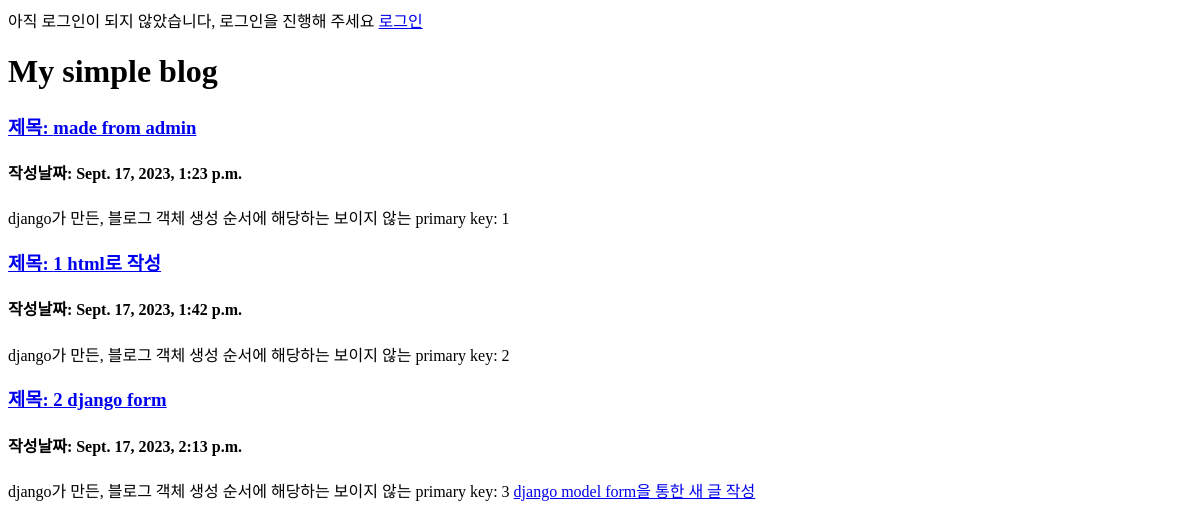
/, run on an earlier commit of the app's database.
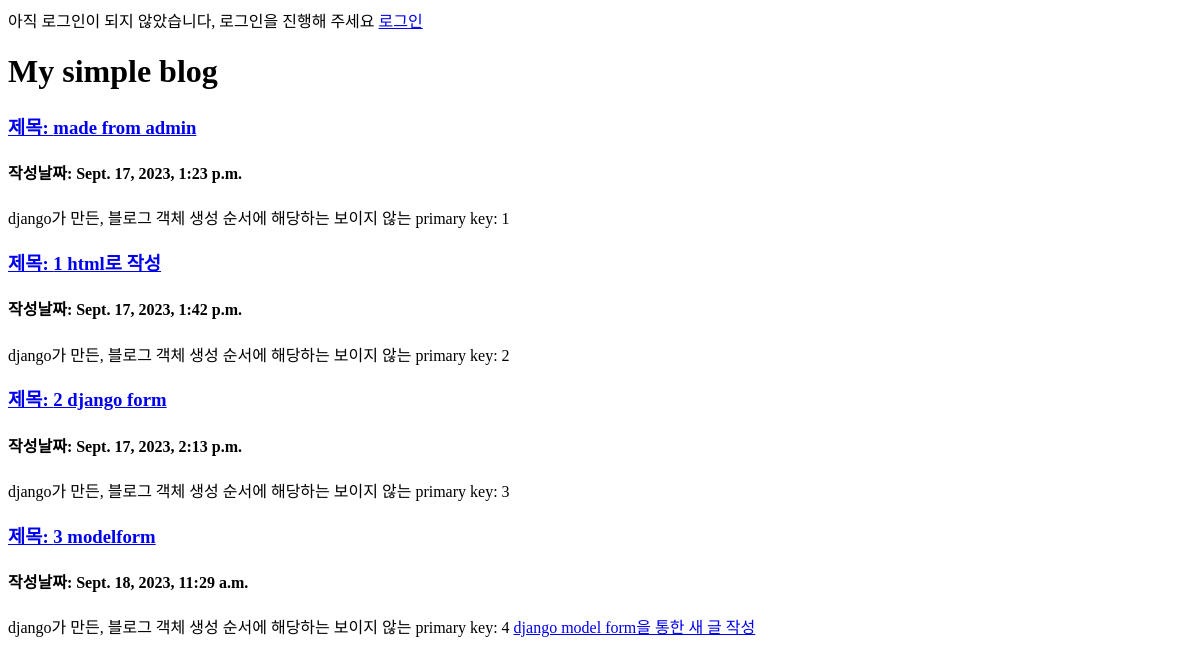
And on a later commit of the database.
### blogapp/models.py (models this page shows, shortened)
class Blog(models.Model):
    title = models.CharField(max_length=200)  # title의 최대 길이를 200자로 제한
    body = models.TextField()
    photo = models.ImageField(blank=True, null=True, upload_to='blog_photo')
    date = models.DateTimeField(auto_now_add=True)

### blogapp/views.py (the view)
# urls.py: 2. Add a URL to urlpatterns:  path('', views.home, name='home')
def home(request):
    posts = Blog.objects.filter().order_by('date')
    return render(request, 'index.html', {'posts': posts})  # 블로그 글들의 목록을 전송

### blogapp/templates/index.html (shortened to what this page needs)
{% if user.is_authenticated %}
안녕하세요, {{user.username}}님!
<a href="{% url 'logout' %}"> 로그아웃 </a>
{% else %}
<a href="{% url 'login' %}"> 로그인 </a>
{% endif %}
<h1>My simple blog</h1>
{% for post in posts %}
<a href="{% url 'detail' post.id %}">
    <h3> 제목: {{ post.title }}</h3>
</a>
<h4> 작성날짜: {{ post.date }}</h4>
django가 만든, 블로그 객체 생성 순서에 해당하는 보이지 않는 primary key: {{ post.id }}
{% endfor %}
<a href="{% url 'modelformcreate' %}"> django model form을 통한 새 글 작성 </a>

What changed in the data, as far as the page shows it:
added Blog: title "3 modelform", date "Sept. 18, 2023, 11:29 a.m.", id "4"
